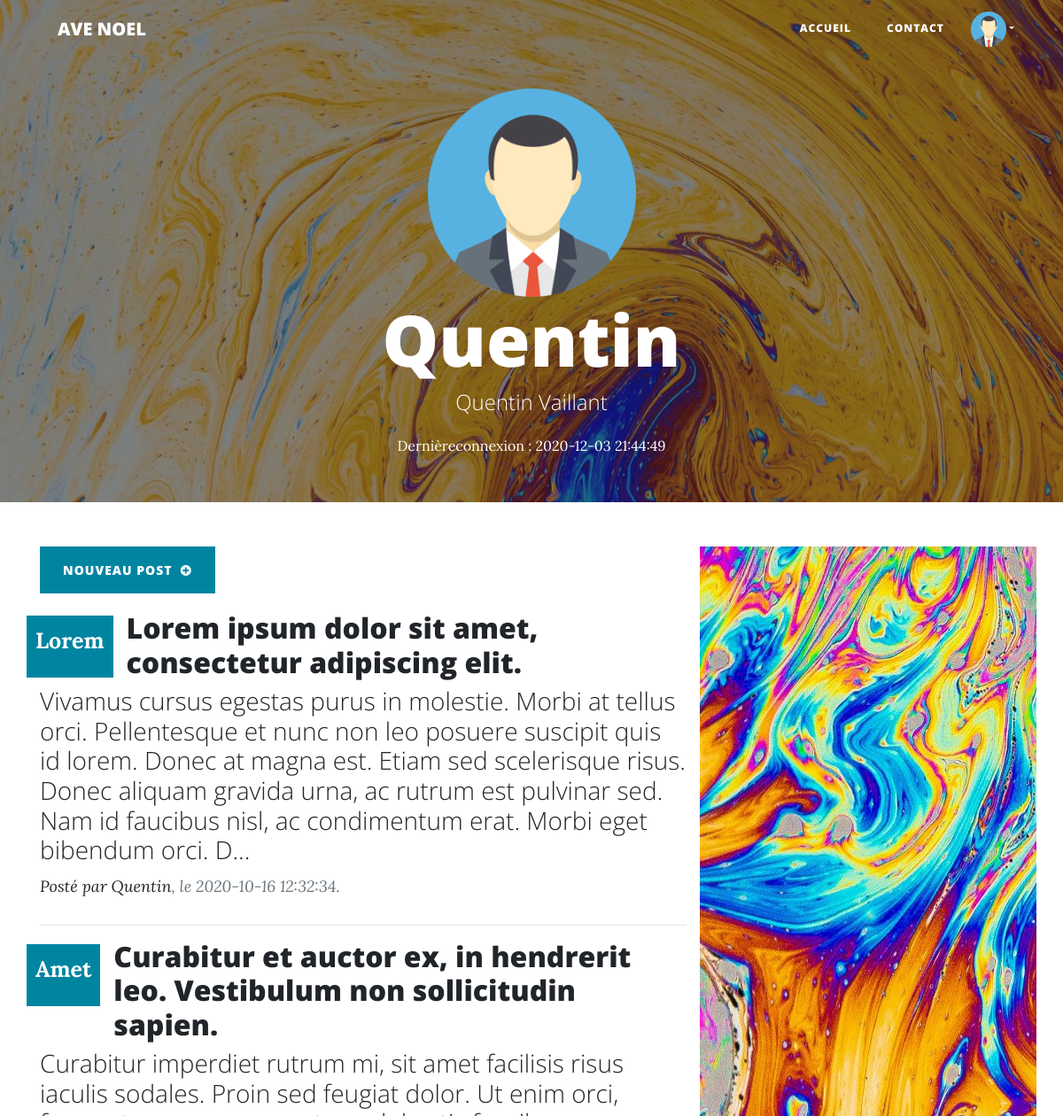
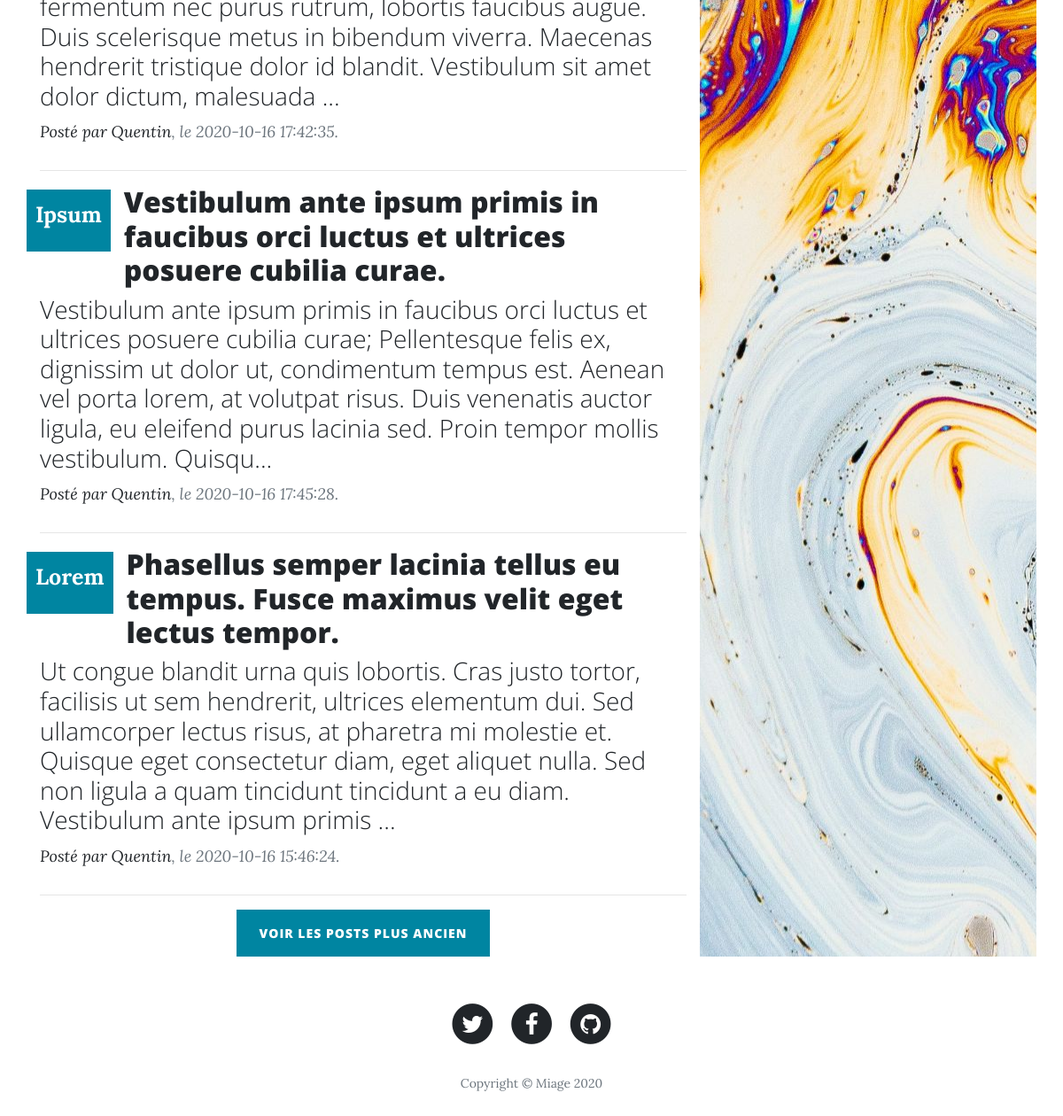
/index.php?controller=client&action=posts&idClient=1 (signed in), run on the app's committed database (2 pictures, top to bottom).
### tables this page shows
CREATE TABLE IF NOT EXISTS `client` (
  `id` int(11) NOT NULL AUTO_INCREMENT,
  `username` varchar(20) NOT NULL,
  `mail` varchar(40) NOT NULL,
  `lastname` varchar(40) NOT NULL,
  `firstname` varchar(20) NOT NULL,
  `password` varchar(70) NOT NULL,
  `isadmin` tinyint(1) DEFAULT NULL,
  `iswriter` tinyint(1) NOT NULL,
  `avatar_path` varchar(30) DEFAULT NULL,
  `last_connection_at` datetime DEFAULT NULL,
  `is_following_newsletter` tinyint(1) NOT NULL,
  PRIMARY KEY (`id`),
  UNIQUE KEY `username` (`username`)
);

CREATE TABLE IF NOT EXISTS `post` (
  `id` int(11) NOT NULL AUTO_INCREMENT,
  `id_client` int(11) NOT NULL,
  `content` text NOT NULL,
  `title` varchar(150) NOT NULL,
  `subject` varchar(30) NOT NULL,
  `created_at` datetime DEFAULT NULL,
  `updated_at` datetime DEFAULT NULL,
  `deleted_at` datetime DEFAULT NULL,
  PRIMARY KEY (`id`),
  KEY `id_client` (`id_client`)
);

### src/controllers/ClientController.php (called while the page is built, shortened)
<?php
class ClientController
{
    public function show()
    {
        $posts = PostRepository::getPostsOfClient($_GET['idClient']);
        $client = ClientRepository::read($_GET['idClient']);
        require_once('../src/views/client/posts.php');
    }
}

### src/config/Router.php (called while the page is built, shortened)
<?php
class Router
{
    private $controller;
    private $action;
    function __construct()
    {
        if (isset($_GET['controller'])) {
            $controller = $_GET['controller'];
            if (isset($_GET['action'])) {
                $action = $_GET['action'];
            } else {
                $action = 'show';
            }
        } else {
            $controller = 'home';
            $action = 'show';
        }
        if (array_key_exists($controller, self::CONTROLLERS)) {
            $this->controller = $controller;
            if (in_array($action, self::CONTROLLERS[$controller])) {
                $this->action = $action;
            } else {
                $this->action = self::CONTROLLERS[$controller][0];
            }
        } else {
            $this->controller = 'home';
            $this->action = 'show';
        }
    }
    function call()
    {
        switch ($this->controller) {
            case 'client':
                $controller = new \App\controllers\ClientController();
                break;
        }
        $controller->{$this->action}();
    }
}

### public/index.php (called while the page is built, shortened)
<?php
$router = new App\config\Router();
$router->call();

### src/repository/ClientRepository.php (called while the page is built, shortened)
<?php
class ClientRepository
{
    public static function read($idClient)
    {
        $database = new Db();
        $connection = $database->checkConnection();
        $result = $connection->prepare('SELECT * FROM client WHERE id = :idClient');
        $result->bindValue(':idClient', $idClient, \PDO::PARAM_INT);
        $result->execute();
        $clientDb = $result->fetch();
        $client = new Client();
        $client->setId($clientDb['id']);
        $client->setUsername($clientDb['username']);
        $client->setMail($clientDb['mail']);
        $client->setLastname($clientDb['lastname']);
        $client->setName($clientDb['firstname']);
        if ($clientDb['isadmin'] == 1) {
            $client->setIsAdmin(true);
        } else {
            $client->setIsAdmin(false);
        }
        if ($clientDb['iswriter'] == 1) {
            $client->setIsWriter(true);
        } else {
            $client->setIsWriter(false);
        }
        $client->setAvatarPath($clientDb['avatar_path']);
        $client->setLastConnectionAt($clientDb['last_connection_at']);
        if ($clientDb['is_following_newsletter'] == 1) {
            $client->setIsFollowingNewsletter(true);
        } else {
            $client->setIsFollowingNewsletter(false);
        }
        return $client;
    }
}

### src/models/Client.php (called while the page is built, shortened)
<?php
class Client
{
    private $username;
    private $name;
    private $lastname;
    private $avatarPath;
    private $lastConnectionAt;
    public function setId($id)
    {
        return $this;
    }
    public function getUsername()
    {
        return $this->username;
    }
    public function setUsername($username)
    {
        $this->username = $username;
        return $this;
    }
    public function getName()
    {
        return $this->name;
    }
    public function setName($name)
    {
        $this->name = $name;
        return $this;
    }
    public function getLastname()
    {
        return $this->lastname;
    }
    public function setLastname($lastname)
    {
        $this->lastname = $lastname;
        return $this;
    }
    public function setMail($mail)
    {
        return $this;
    }
    public function getAvatarPath()
    {
        return $this->avatarPath;
    }
    public function setAvatarPath($avatarPath)
    {
        $this->avatarPath = $avatarPath;
        return $this;
    }
    public function setIsAdmin($isAdmin)
    {
        return $this;
    }
    public function setIsWriter($isWriter)
    {
        return $this;
    }
    public function getLastConnectionAt()
    {
        return $this->lastConnectionAt;
    }
    public function setLastConnectionAt($lastConnectionAt)
    {
        $this->lastConnectionAt = $lastConnectionAt;
        return $this;
    }
    public function setIsFollowingNewsletter($isFollowingNewsletter)
    {
        return $this;
    }
}

### src/repository/PostRepository.php (called while the page is built, shortened)
<?php
class PostRepository
{
    public static function getPostsOfClient($idClient)
    {
        $database = new Db();
        $connection = $database->checkConnection();
        $result = $connection->prepare('SELECT * FROM post WHERE deleted_at IS NULL AND id_client = :idClient');
        $result->bindValue(':idClient', $idClient, \PDO::PARAM_INT);
        $result->execute();
        $posts = [];
        foreach ($result->fetchAll() as $line) {
            $post = new Post();
            $post->setId($line['id']);
            $post->setIdClient($line['id_client']);
            $post->setContent(preg_replace('/(.{1,300}).*/i', '${1}...', $line['content']));
            $post->setTitle($line['title']);
            $post->setSubject($line['subject']);
            $post->setCreatedAt($line['created_at']);
            $post->setUpdatedAt($line['updated_at']);
            $post->setDeletedAt($line['deleted_at']);
            $client = $connection->prepare('SELECT username FROM client WHERE id = :idClient');
            $client->bindValue(':idClient', $post->getIdClient(), \PDO::PARAM_INT);
            $client->execute();
            $post->setUsername($client->fetchColumn());
            $posts[] = $post;
        }
        return $posts;
    }
}

### src/models/Post.php (called while the page is built, shortened)
<?php
class Post
{
    private $id;
    private $id_client;
    private $content;
    private $title;
    private $subject;
    private $created_at;
    private $username;
    public function getId()
    {
        return $this->id;
    }
    public function setId($id)
    {
        $this->id = $id;
        return $this;
    }
    public function getIdClient()
    {
        return $this->id_client;
    }
    public function setIdClient($id_client)
    {
        $this->id_client = $id_client;
        return $this;
    }
    public function getContent()
    {
        return $this->content;
    }
    public function setContent($content)
    {
        $this->content = $content;
        return $this;
    }
    public function getTitle()
    {
        return $this->title;
    }
    public function setTitle($title)
    {
        $this->title = $title;
        return $this;
    }
    public function getSubject()
    {
        return $this->subject;
    }
    public function setSubject($subject)
    {
        $this->subject = $subject;
        return $this;
    }
    public function getCreatedAt()
    {
        return $this->created_at;
    }
    public function setCreatedAt($created_at)
    {
        $this->created_at = $created_at;
        return $this;
    }
    public function setUpdatedAt($updated_at)
    {
        return $this;
    }
    public function setDeletedAt($deleted_at)
    {
        return $this;
    }
    public function getUsername()
    {
        return $this->username;
    }
    public function setUsername($username)
    {
        $this->username = $username;
        return $this;
    }
}

### src/views/client/posts.php (the view, shortened to what this page needs)
    <header class="masthead" style="background: url(&quot;images/image4.jpg&quot;);">
        <div class="container">
            <div class="row">
                <div class="col-md-10 col-lg-8 mx-auto">
                    <div class="site-heading" style="padding: 100px;padding-bottom: 50px;">
                        <img class="col-6" src="images/user-icon/<?= $client->getAvatarPath() ?>">
                        <h1><?= $client->getUsername() ?></h1>
                        <span class="subheading" style="margin-bottom: 20px;">
                            <?= $client->getName() . " " . $client->getLastname() ?><br>
                        </span>
                        <small>Dernièreconnexion : <?= $client->getLastConnectionAt() ?></small>
                    </div>
                </div>
            </div>
        </div>
    </header>
    <div class="container">
        <div class="row">
            <div class="col-md-10 col-lg-8 offset-md-0">
                <div style="margin-bottom: 20px;">
                    <button class="btn btn-primary" type="button" data-toggle="modal" data-target="#modalPostCreation">
                        Nouveau Post&nbsp;&nbsp;<i class="fa fa-plus-circle"></i></button>
                </div>
                <?php
                foreach ($posts as $post) {
                    echo "<div class='post-preview'>
                <a href='index.php?controller=post&post=" . $post->getId() . "'>
                    <div class='row'><strong
                                style='font-size: 25px;color: rgb(255,255,255);background: rgb(0,133,161);padding: 10px;height: 70px;margin-top: 5px;'>" . $post->getSubject() . "<br></strong>
                        <h2 class='post-title col'><strong>" . $post->getTitle() . "</strong></h2>
                    </div>
                    <h3 class='post-subtitle' style='color: #212529;'>" . $post->getContent() . "<br></h3>
                    <p class='post-meta'>Posté par&nbsp;<a href='index.php?controller=client&action=posts&idClient=" . $post->getIdClient() . "'>" . $post->getUsername() . "</a>, le " . $post->getCreatedAt() . ".
                    </p>
                </a>
            </div>
            <hr>";
                }
                ?>
                <div class="clearfix text-center">
                    <button class="btn btn-primary" type="button">Voir LES POSTS PLUS ANCIEN</button>
                </div>
            </div>
            <div class="col" src="" style="background: url(&quot;images/image3.jpg&quot;);"><img></div>
        </div>
    </div>
<?php
$pageContent = ob_get_clean();
include_once "../src/views/layout/template.php";
?>

### src/views/layout/template.php (shortened to what this page needs)
<!DOCTYPE html>
<html lang="fr">
<head>
    <link rel="stylesheet" href="assets/bootstrap/css/bootstrap.min.css">
    <link rel="stylesheet" href="assets/fonts/font-awesome.min.css">
    <link rel="stylesheet" href="assets/fonts/ionicons.min.css">
    <link rel="stylesheet" href="assets/css/Login-Form-Dark.css">
</head>
<body>
<nav class="navbar navbar-light navbar-expand-lg fixed-top" id="mainNav">
    <div class="container"><a class="navbar-brand" href="index.php?controller=home">AVE NOEL</a>
        <div class="collapse navbar-collapse" id="navbarResponsive">
            <ul class="nav navbar-nav ml-auto">
                <li class="nav-item"><a class="nav-link" href="index.php?controller=home">ACCUEIL</a></li>
                <li class="nav-item"><a class="nav-link" href="index.php?controller=contact">Contact</a></li>
                <?php
                if (!isset($_SESSION["session_validity"]) || $_SESSION["session_validity"] == false) {
                    echo "<li class='nav-item'><a class='nav-link' href='index.php?controller=entry&action=login'
                                        style='padding: 5px;'>
                        <button class='btn btn-primary' type='button'
                                style='height: 30px;font-size: 12px;padding: 5px 10px;'>se connecter
                        </button>
                    </a></li>";
                } else {
                    echo '<li class="nav-item dropdown" style="padding: 0px 10px;"><a class="dropdown-toggle nav-link"
                                                                            data-toggle="dropdown" aria-expanded="false"
                                                                            href="#" style="padding: 0;"><img
                                style="width: 40px;height: 40px;" src="images/user-icon/' . $_SESSION['avatarPath'] . '"></a>
                    <div class="dropdown-menu"><a class="dropdown-item" href="#">Notifications<img
                                    style="width: 20px;height: 20px;padding: 5px;background: url(&quot;1024px-Cercle_rouge_100%.svg.png&quot;);"
                                    src="public/images/notification.jpg"></a><a class="dropdown-item" href="index.php?controller=client&action=posts&idClient='.$_SESSION['id'].'">Mes
                            posts</a>
                        <a class="dropdown-item" href="index.php?controller=entry&action=logout"
                           style="color: rgb(141,26,26);font-style: normal;font-family: \'Open Sans\', sans-serif;"><strong>Se
                                déconnecter</strong></a>
                    </div>
                </li>';
                }
                ?>
            </ul>
        </div>
    </div>
</nav>
<?php echo $pageContent; ?>
<footer>
    <div class="container">
        <div class="row">
            <div class="col-md-10 col-lg-8 mx-auto">
                <ul class="list-inline text-center">
                    <li class="list-inline-item"><span class="fa-stack fa-lg"><i class="fa fa-circle fa-stack-2x"></i><i
                                    class="fa fa-twitter fa-stack-1x fa-inverse"></i></span></li>
                    <li class="list-inline-item"><span class="fa-stack fa-lg"><i class="fa fa-circle fa-stack-2x"></i><i
                                    class="fa fa-facebook fa-stack-1x fa-inverse"></i></span></li>
                    <li class="list-inline-item"><a href="https://github.com/QUENTlN"><span class="fa-stack fa-lg"><i
                                        class="fa fa-circle fa-stack-2x"></i><i
                                        class="fa fa-github fa-stack-1x fa-inverse"></i></span></a></li>
                </ul>
                <p class="text-muted copyright">Copyright&nbsp;©&nbsp;Miage 2020</p>
            </div>
        </div>
    </div>
</footer>
</body>
</html>

### data on the page
client: avatar_path (placeholder picture), username "Quentin", firstname "Quentin", lastname "Vaillant", last_connection_at "2020-12-03 21:44:49"
post: subject "Lorem", title "Lorem ipsum dolor sit amet, consectetur adipiscing elit.", Content "Vivamus cursus egestas purus in molestie. Morbi at tellus orci. Pellentesque et nunc non leo posuere suscipit quis id lorem. Donec at magna est. Etiam sed scelerisque risus. Donec aliquam gravida urna, ac rutrum est pulvinar sed. Nam id faucibus nisl, ac condimentum erat. Morbi eget bibendum orci. D...", id_client.username "Quentin", created_at "2020-10-16 12:32:34"
post: subject "Amet", title "Curabitur et auctor ex, in hendrerit leo. Vestibulum non sollicitudin sapien.", Content "Curabitur imperdiet rutrum mi, sit amet facilisis risus iaculis sodales. Proin sed feugiat dolor. Ut enim orci, fermentum nec purus rutrum, lobortis faucibus augue. Duis scelerisque metus in bibendum viverra. Maecenas hendrerit tristique dolor id blandit. Vestibulum sit amet dolor dictum, malesuada ...", id_client.username "Quentin", created_at "2020-10-16 17:42:35"
post: subject "Ipsum", title "Vestibulum ante ipsum primis in faucibus orci luctus et ultrices posuere cubilia curae.", Content "Vestibulum ante ipsum primis in faucibus orci luctus et ultrices posuere cubilia curae; Pellentesque felis ex, dignissim ut dolor ut, condimentum tempus est. Aenean vel porta lorem, at volutpat risus. Duis venenatis auctor ligula, eu eleifend purus lacinia sed. Proin tempor mollis vestibulum. Quisqu...", id_client.username "Quentin", created_at "2020-10-16 17:45:28"
post: subject "Lorem", title "Phasellus semper lacinia tellus eu tempus. Fusce maximus velit eget lectus tempor.", Content "Ut congue blandit urna quis lobortis. Cras justo tortor, facilisis ut sem hendrerit, ultrices elementum dui. Sed ullamcorper lectus risus, at pharetra mi molestie et. Quisque eget consectetur diam, eget aliquet nulla. Sed non ligula a quam tincidunt tincidunt a eu diam. Vestibulum ante ipsum primis ...", id_client.username "Quentin", created_at "2020-10-16 15:46:24"
